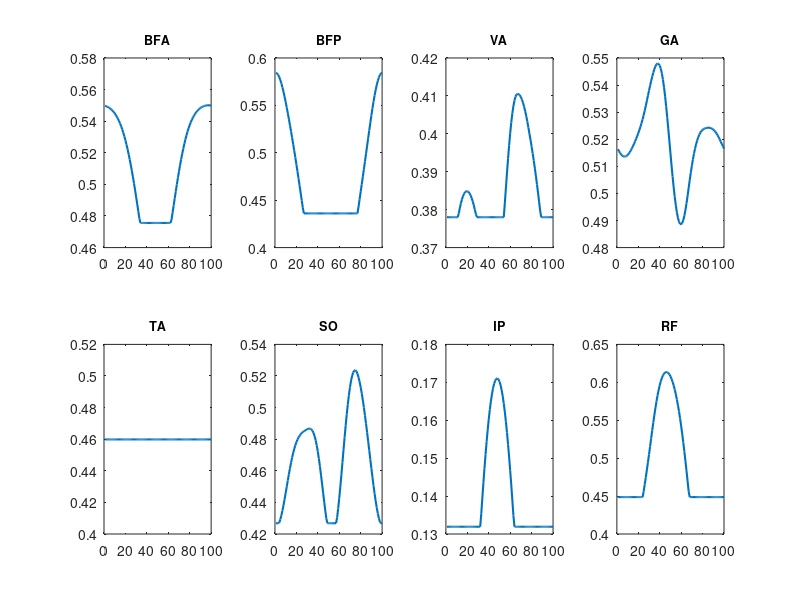

Write MATLAB code to recreate this figure. (Note: this script raises an error after producing the figure.)
clear all
clc
 
A = importdata('Angle.txt');
Angle = A.data;

B = importdata('Ia.txt');
Ia = B.data;

C = importdata('Ib.txt');
Ib = C.data;

D = importdata('II.txt');
II = D.data;
%%%%%%%%%%%%%%%%%%%%%%%%%%%%%%%%%%%%%%%%%%%%%%%%%%%%%%%%%%%%%%%%%%%%%%%%%%%

Angle = Angle(5902:11669,:);
Ia = Ia(5902:11669,:);
Ib = Ib(5902:11669,:);
II = II(5902:11669,:);

%%%%%%%%%%%%%%%%%%%%%%%%%%%%%%%%%%%%%%%%%%%%%%%%%%%%%%%%%%%%%%%%%%%%%%%%%%

num_of_samples = 100;
current_size = size(Angle,1);

Angle = interp1(linspace(0,1,current_size),Angle,linspace(0,1,num_of_samples));
Ia = interp1(linspace(0,1,current_size),Ia,linspace(0,1,num_of_samples));
Ib = interp1(linspace(0,1,current_size),Ib,linspace(0,1,num_of_samples));
II = interp1(linspace(0,1,current_size),II,linspace(0,1,num_of_samples));

%%%%%%%%%%%%%%%%%%%%%%%%%%%%%%%%%%%%%%%%%%%%%%%%%%%%%%%%%%%%%%%%%%%%%%%%%

%MN = {'BFA','BFP','GA','IP','RF','SO','TA','VA'};
MN = {'BFA','BFP','VA','GA','TA','SO','IP','RF'};

figure (1)
Ia = Ia(:,[1 2 3 9 4 8 7 5 6]);
for i = 1:8
    subplot(2,4,i)
    plot(Ia(:,i+1),'Linewidth',1.5)
    title(MN{i},'FontSize',9)
end
set(gcf,'Position',[200 100 1200 500])
suptitle('Ia feedback during walking')

figure (2)
for i = 1:8
    subplot(2,4,i)
    plot(Ib(:,i+1),'Linewidth',1.5)
    title(MN{i},'FontSize',9)
end
set(gcf,'Position',[200 100 1200 500])
suptitle('Ib feedback during walking')

figure (3)
II = II(:,[1 2 3 9 4 8 7 5 6]);
for i = 1:8
    subplot(2,4,i)
    plot(II(:,i+1),'Linewidth',1.5)
    title(MN{i},'FontSize',9)
end
set(gcf,'Position',[200 100 1200 500])
suptitle('PE length(II feedback) during walking')